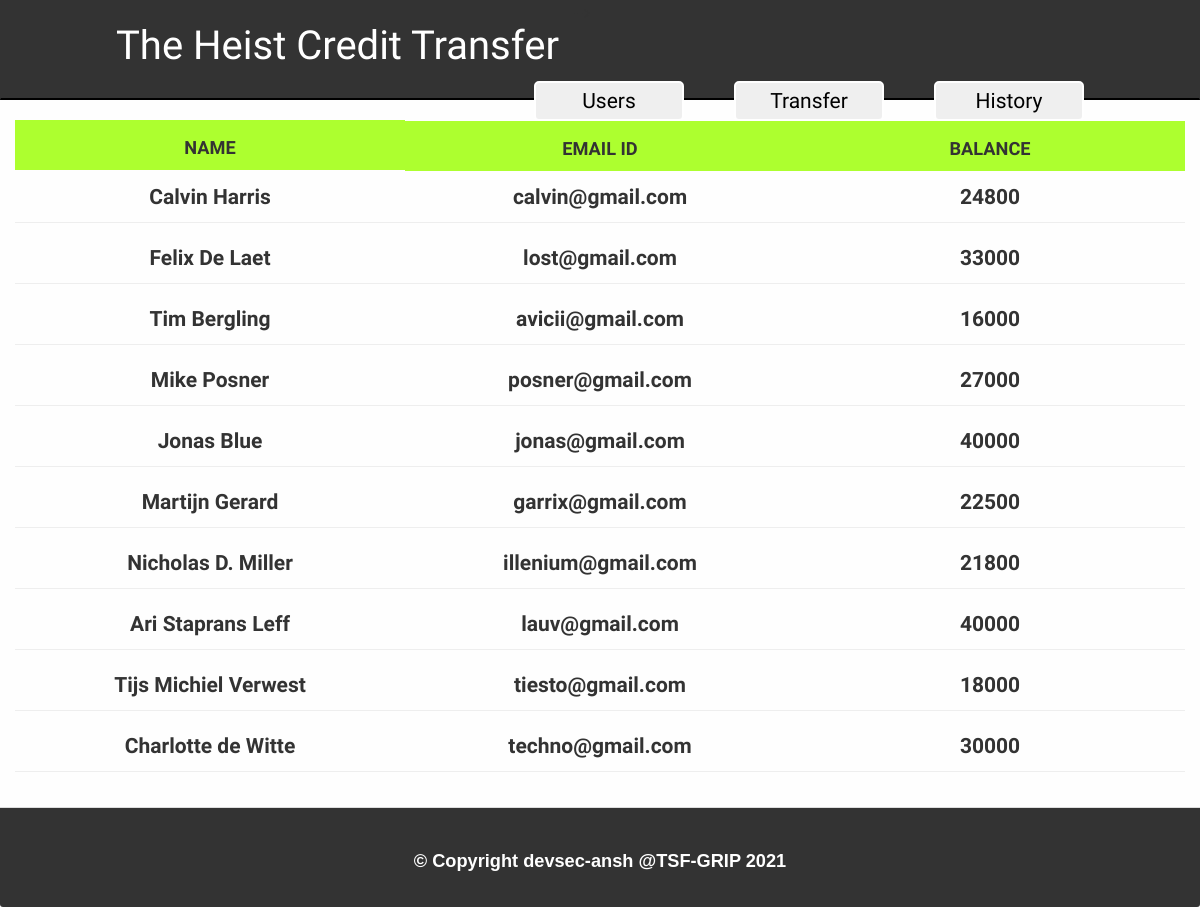
The page /users.php on the database its author committed.
### tables this page shows
CREATE TABLE IF NOT EXISTS `users` (
  `id` int(5) NOT NULL AUTO_INCREMENT,
  `name` varchar(30) NOT NULL,
  `email` varchar(30) NOT NULL,
  `balance` int(10) NOT NULL,
  PRIMARY KEY (`id`)
);

### users.php (the view, shortened to what this page needs)
<?php
    include_once 'connect.php';
?>
<!DOCTYPE html>
<html>
    <head>
        <link rel="stylesheet" href="css/bootstrap.min.css">
        <link rel="stylesheet" href="css/styles.css">
    </head>
    <body>
        <?php
            require("navbar.php");
        ?>
        <div class="container">
            <div class="row">
                <div class="col-lg-4 top-box">NAME</div>
                <div class="col-lg-4 top-box">EMAIL ID</div>
                <div class="col-lg-4 top-box">BALANCE</div>
                <br>
            </div>
            <?php
                $sql = "SELECT * FROM users;";
                $result = mysqli_query($conn, $sql);
                while($row = mysqli_fetch_array($result))
                {?>
                    <div class="row">
                        <div class="col-lg-4 table-con"><?php echo $row['name']?></div>
                        <div class="col-lg-4 table-con"><?php echo $row['email']?></div>
                        <div class="col-lg-4 table-con"><?php echo $row['balance']?></div>
                        <br>
                        <hr>
                    </div>
                <?php
                }
                ?>
        </div>
        <?php
            require("footer.php");
        ?>
    </body>
</html>

### css/styles.css (style rules this page uses)
body { background-color: #fefefe; background-image: radial-gradient(#000 0.7000000000000001px, transparent 0.7000000000000001px), radial-gradient(#000 0.7000000000000001px, #fefefe 0.7000000000000001px); background-size: 28px 28px; background-position: 0 0,14px 14px; }
.top-box { height: 50px; padding-top: 15px; vertical-align: middle; text-align: center; font-family: 'Stalinist One', cursive; font-size: 1.3em; background: greenyellow; font-weight: bold; }
.table-con { text-align: center; font-size: 1.5em; font-weight: bold; font-family: 'Potta One', cursive; }

### rows shown on the page
users: name "Calvin Harris", email "calvin@gmail.com", balance "24800"
users: name "Felix De Laet", email "lost@gmail.com", balance "33000"
users: name "Tim Bergling", email "avicii@gmail.com", balance "16000"
users: name "Mike Posner", email "posner@gmail.com", balance "27000"
users: name "Jonas Blue", email "jonas@gmail.com", balance "40000"
users: name "Martijn Gerard", email "garrix@gmail.com", balance "22500"
users: name "Nicholas D. Miller", email "illenium@gmail.com", balance "21800"
users: name "Ari Staprans Leff", email "lauv@gmail.com", balance "40000"
users: name "Tijs Michiel Verwest", email "tiesto@gmail.com", balance "18000"
users: name "Charlotte de Witte", email "techno@gmail.com", balance "30000"
